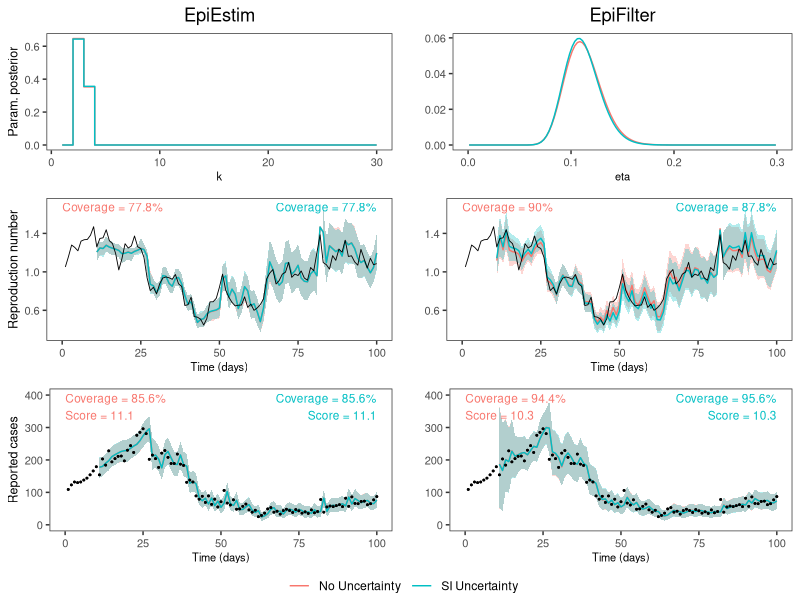

This figure's R source: (Note: this script raises an error after producing the figure.)


rm(list=ls())

library(tidyverse)
library(cowplot)

custom_theme <- theme_bw() +
  theme(
    axis.title.y = element_text(size=9),
    axis.title.x = element_text(size=8),
    axis.text = element_text(size=8),
    strip.background = element_blank(),
    strip.text = element_text(size=9),
    plot.title = element_text(hjust = 0.5),
    panel.grid = element_blank(),
    legend.position = "none"
  )

# Load the data
df = rbind(read.csv("paper/outputs/s4a_epiestim_siuncertainty.csv"), read.csv("paper/outputs/s4a_epifilter_siuncertainty.csv"))
df_params = rbind(
  read.csv("paper/outputs/s4a_epifilter_siuncertainty_params.csv") %>% rename(x=eta, y=peta),
  read.csv("paper/outputs/s4a_epiestim_siuncertainty_params.csv") %>% rename(x=k, y=pk)
)

# Calculate coverage statistics
df_coverage = df %>%
  filter(t>10) %>%
  group_by(simulation, model, fit) %>%
  summarise(Rt_coverage = 100*round(mean((TrueRt <= upper) & (TrueRt >= lower)), digits=3),
            Ct_coverage = 100*round(mean((Cases <= upper_cases) & (Cases >= lower_cases)), digits=3),
            score = signif(mean(crps), 3))


# Make individual plots
plt_param_ef = ggplot(df_params %>% filter(model=="EpiFilter")) +
  geom_line(aes(x=x, y=y, color=fit)) +
  xlim(c(0, 0.3)) +
  theme_bw() +
  labs(color="") + theme(legend.direction="horizontal") +
  ggtitle("EpiFilter") +
  xlab("eta") + ylab("")

plt_Rt_ef = ggplot(df %>% filter(model=="EpiFilter")) +
  geom_ribbon(aes(x=t, ymin=lower, ymax=upper, fill=fit), alpha=0.3, data=.%>%filter(t>10)) +
  geom_line(aes(x=t, y=mean, color=fit), data=.%>%filter(t>10)) +
  geom_line(aes(x=t, y=TrueRt), color="black", lwd=0.3) +
  geom_text(data = df_coverage %>% filter(fit=="No Uncertainty", model=="EpiFilter"),
            aes(x = 0, y = Inf, label = paste0("Coverage = ", Rt_coverage, "%"), color=fit),
            hjust = 0, vjust = 1.5, size = 3) +
  geom_text(data = df_coverage %>% filter(fit=="SI Uncertainty", model=="EpiFilter"),
            aes(x = 100, y = Inf, label = paste0("Coverage = ", Rt_coverage, "%"), color=fit),
            hjust = 1, vjust = 1.5, size = 3) +
  custom_theme +
  xlab("Time (days)") + ylab("") +
  ylim(0.35, 1.7)

plt_Ct_ef = ggplot(df %>% filter(model=="EpiFilter")) +
  geom_ribbon(aes(x=t, ymin=lower_cases, ymax=upper_cases, fill=fit), alpha=0.3, data=.%>%filter(t>10)) +
  geom_line(aes(x=t, y=mean_cases, color=fit), data=.%>%filter(t>10)) +
  geom_point(aes(x=t, y=Cases), color="black", size=0.3) +
  geom_text(data = df_coverage %>% filter(fit=="No Uncertainty", model=="EpiFilter"),
            aes(x = 0, y = Inf, label = paste0("Coverage = ", Ct_coverage, "%\nScore = ", score), color=fit),
            hjust = 0, vjust = 1.2, size = 3) +
  geom_text(data = df_coverage %>% filter(fit=="SI Uncertainty", model=="EpiFilter"),
            aes(x = 100, y = Inf, label = paste0("Coverage = ", Ct_coverage, "%\nScore = ", score), color=fit),
            hjust = 1, vjust = 1.2, size = 3) +
  custom_theme +
  xlab("Time (days)") + ylab("") +
  ylim(0,400)
    
plt_param_ee = ggplot(df_params %>% filter(model=="EpiEstim")) +
  geom_step(aes(x=x, y=y, color=fit)) +
  custom_theme +
  ggtitle("EpiEstim") +
  xlab("k") + ylab("Param. posterior")

plt_Rt_ee = ggplot(df %>% filter(model=="EpiEstim")) +
  geom_ribbon(aes(x=t, ymin=lower, ymax=upper, fill=fit), alpha=0.3, data=.%>%filter(t>10)) +
  geom_line(aes(x=t, y=mean, color=fit), data=.%>%filter(t>10)) +
  geom_line(aes(x=t, y=TrueRt), color="black", lwd=0.3) +
  geom_text(data = df_coverage %>% filter(fit=="No Uncertainty", model=="EpiEstim"),
            aes(x = 0, y = Inf, label = paste0("Coverage = ", Rt_coverage, "%"), color=fit),
            hjust = 0, vjust = 1.5, size = 3) +
  geom_text(data = df_coverage %>% filter(fit=="SI Uncertainty", model=="EpiEstim"),
            aes(x = 100, y = Inf, label = paste0("Coverage = ", Rt_coverage, "%"), color=fit),
            hjust = 1, vjust = 1.5, size = 3) +
  custom_theme +
  xlab("Time (days)") + ylab("Reproduction number") +
  ylim(0.35, 1.7)

plt_Ct_ee = ggplot(df %>% filter(model=="EpiEstim")) +
  geom_ribbon(aes(x=t, ymin=lower_cases, ymax=upper_cases, fill=fit), alpha=0.3, data=.%>%filter(t>10)) +
  geom_line(aes(x=t, y=mean_cases, color=fit), data=.%>%filter(t>10)) +
  geom_point(aes(x=t, y=Cases), color="black", size=0.3) +
  geom_text(data = df_coverage %>% filter(fit=="No Uncertainty", model=="EpiEstim"),
            aes(x = 0, y = Inf, label = paste0("Coverage = ", Ct_coverage, "%\nScore = ", score), color=fit),
            hjust = 0, vjust = 1.2, size = 3) +
  geom_text(data = df_coverage %>% filter(fit=="SI Uncertainty", model=="EpiEstim"),
            aes(x = 100, y = Inf, label = paste0("Coverage = ", Ct_coverage, "%\nScore = ", score), color=fit),
            hjust = 1, vjust = 1.2, size = 3) +
  custom_theme +
  xlab("Time (days)") + ylab("Reported cases") +
  ylim(0,400)


# Put it all together
legend = get_legend(plt_param_ef)
plt = plot_grid(plt_param_ee, plt_param_ef + custom_theme, plt_Rt_ee, plt_Rt_ef, plt_Ct_ee, plt_Ct_ef, ncol=2)
plt_with_legend = plot_grid(plt, legend, ncol=1, rel_heights=c(1, 0.05))
plt_with_legend
ggsave(paste0("paper/figures/s4a_gentimeuncertainty.png"), plt_with_legend, dpi=300, width=20, height=14, units="cm")
ggsave(paste0("paper/figures/s4a_gentimeuncertainty.pdf"), plt_with_legend, dpi=600, width=20, height=14, units="cm")



